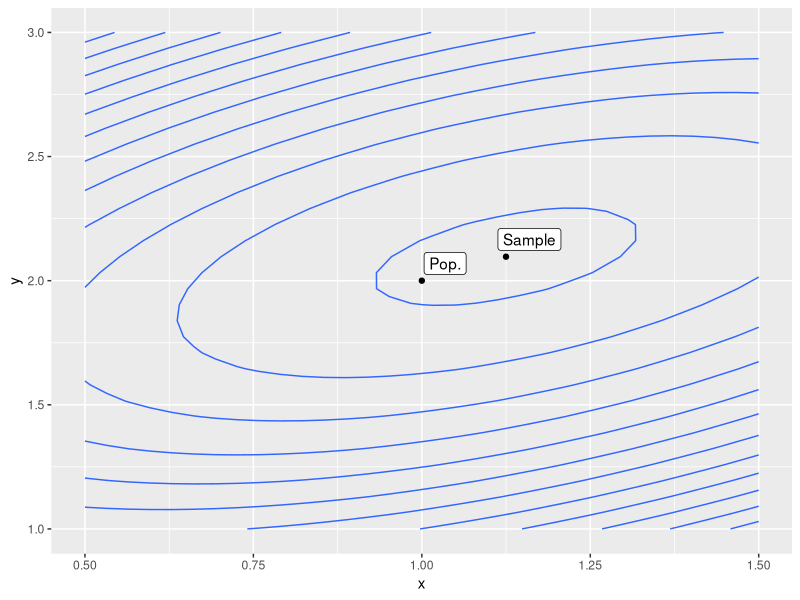
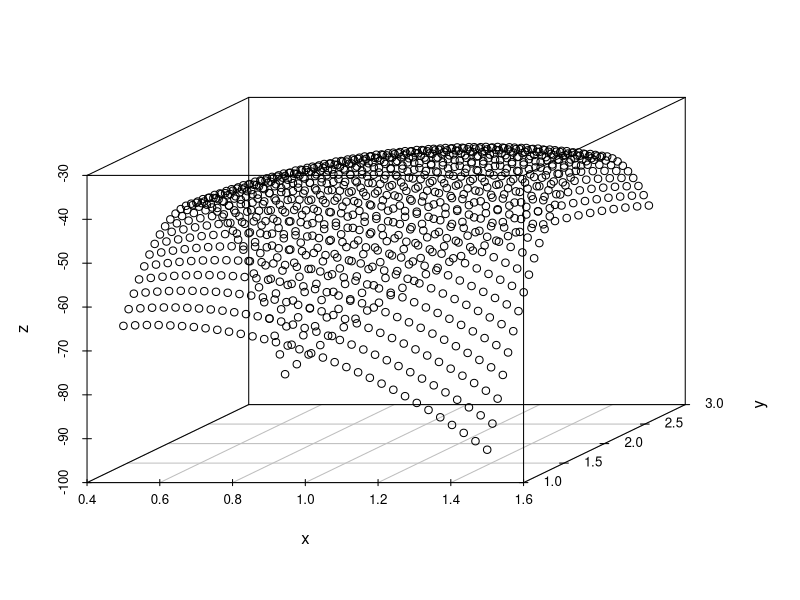

These figures' R source, in order:
## ---- chunk 1
knitr::opts_chunk$set(cache=TRUE)
## ---- chunk 2
library(mvtnorm)
set.seed(123)

n <- 50; p <- 2

mu <- c(1, 2)
Sigma <- matrix(c(1, 0.5, 0.5, 1), ncol = p)

Y <- rmvnorm(n, mean = mu, sigma = Sigma)
## ---- chunk 3
loglik <- function(mu, sigma, data = Y) {
  # Compute quantities
  y_bar <- colMeans(Y)
  Sn <- (n-1)*cov(Y)/n
  Sigma_inv <- solve(sigma)
  
  # Compute quadratic form
  quad_form <- drop(t(y_bar - mu) %*% Sigma_inv %*% 
                      (y_bar - mu))
  
  -0.5*n*(log(det(sigma)) + 
            sum(diag(Sigma_inv %*% Sn)) +
            quad_form)
}
## ---- chunk 4
grid_xy <- expand.grid(seq(0.5, 1.5, 
                           length.out = 32), 
                       seq(1, 3, 
                           length.out = 32))

contours <- purrr::map_df(seq_len(nrow(grid_xy)), 
                          function(i) {
  # Where we will evaluate loglik
  mu_obs <- as.numeric(grid_xy[i,])
  # Evaluate at the pop covariance
  z <- loglik(mu_obs, sigma = Sigma)
  # Output data.frame
  data.frame(x = mu_obs[1],
             y = mu_obs[2],
             z = z)
})
## ---- chunk 5
library(tidyverse)
library(ggrepel)
# Create df with pop and sample means
data_means <- data.frame(x = c(mu[1], mean(Y[,1])),
                         y = c(mu[2], mean(Y[,2])),
                         label = c("Pop.", "Sample"))
## ---- chunk 6
contours %>% 
  ggplot(aes(x, y)) + 
  geom_contour(aes(z = z)) + 
  geom_point(data = data_means) +
  geom_label_repel(data = data_means,
                   aes(label = label))
## ---- chunk 7
library(scatterplot3d)
with(contours, scatterplot3d(x, y, z))
